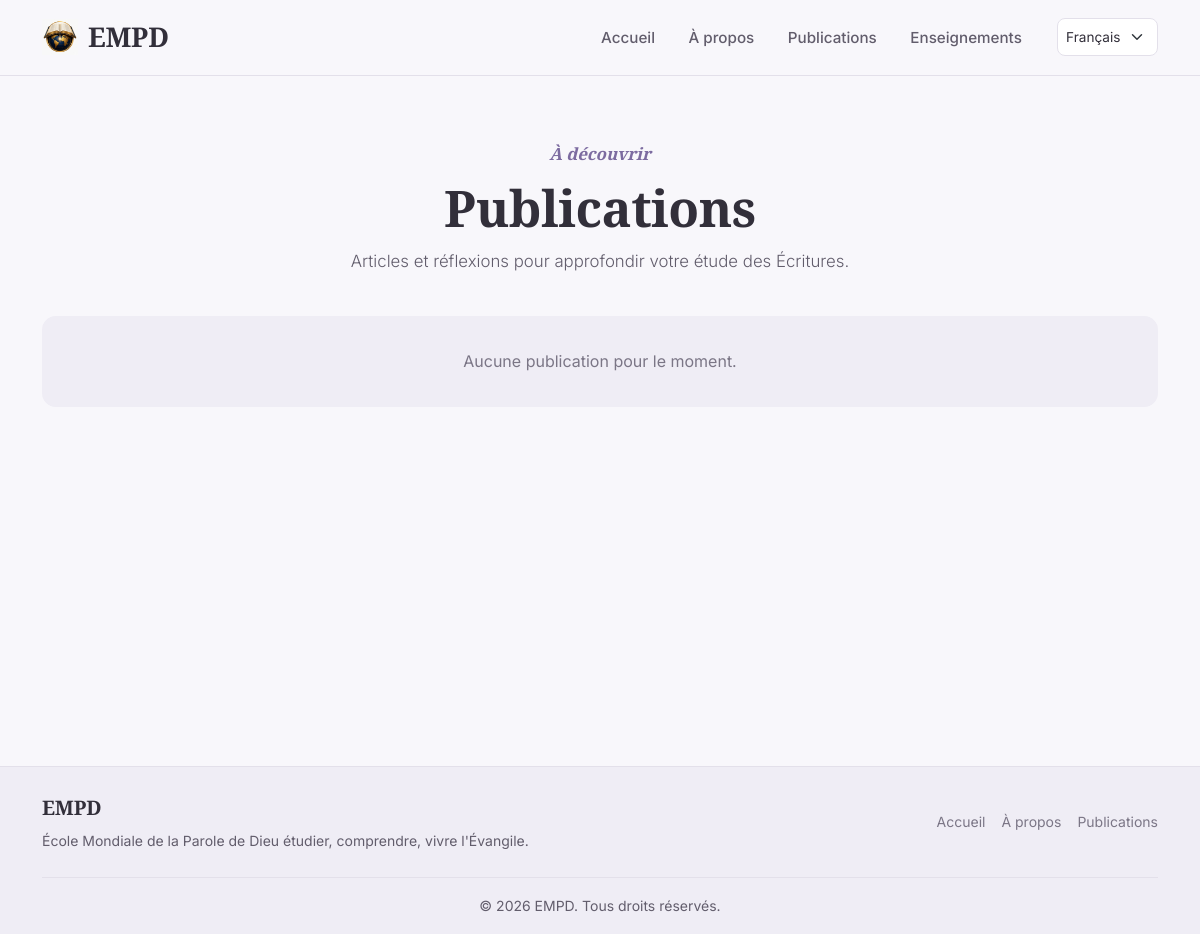
Before: /publications/ with the older database file.
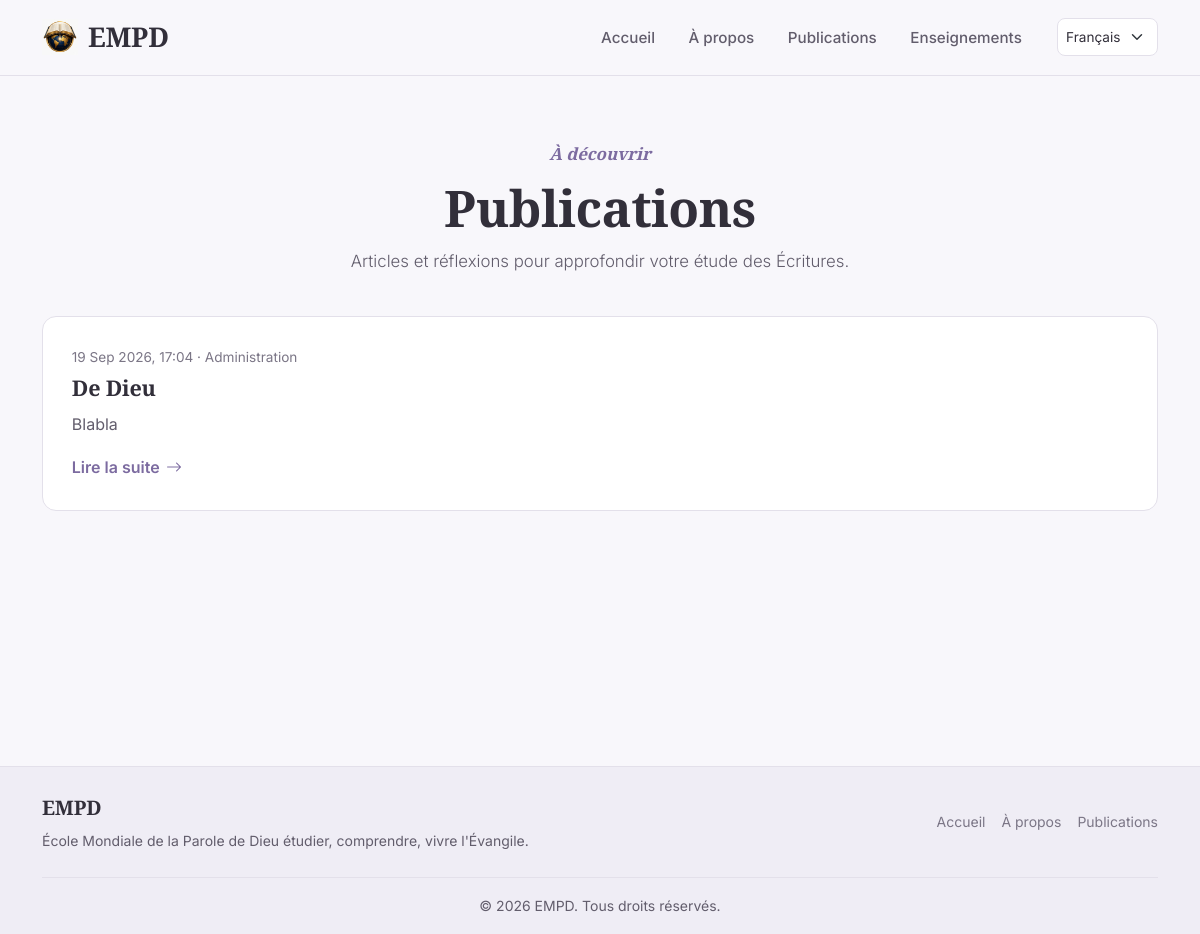
After: the same page with the newer database file.
### publications/models.py (models this page shows, shortened)
class Publication(models.Model):
    titre = models.CharField(max_length=200)
    auteur_nom = models.CharField(
        max_length=150, default="Administration", help_text="Nom affiché comme auteur de la publication."
    )
    contenu = models.TextField()
    image = models.ImageField(upload_to="publications/", blank=True, null=True)
    date_creation = models.DateTimeField(auto_now_add=True)
    date_modification = models.DateTimeField(auto_now=True)
    publiee = models.BooleanField(default=True)
    class Meta:
        ordering = ["-date_creation"]

### publications/views.py (the view)
# urls.py: path("", views.PublicationListView.as_view(), name="liste"),
class PublicationListView(ListView):
    model = Publication
    template_name = "publications/liste.html"
    context_object_name = "publications"
    paginate_by = 10
    def get_queryset(self):
        return Publication.objects.filter(publiee=True)

### templates/publications/liste.html (shortened to what this page needs)
{% extends "base.html" %}
{% load i18n %}
{% block content %}
<section class="section-empd">
    <div class="page-header">
        <span class="eyebrow">{% trans "À découvrir" %}</span>
        <h1>{% trans "Publications" %}</h1>
        <p class="lead">
        </p>
    </div>
    {% for pub in publications %}
        <article class="publication-row">
            <div class="publication-meta">
                {{ pub.date_creation|date:"d M Y, H:i" }}
                {% if pub.auteur_nom %} · {{ pub.auteur_nom }}{% endif %}
            </div>
            <h5>
                <a href="{% url 'publications:publication_detail' pub.pk %}">
                    {{ pub.titre }}
                </a>
            </h5>
            <p>{{ pub.contenu|truncatewords:35 }}</p>
            <a href="{% url 'publications:publication_detail' pub.pk %}" class="text-link">
                {% trans "Lire la suite" %}
                <i class="bi bi-arrow-right"></i>
            </a>
        </article>
    {% empty %}
        <div class="empty-state">
            {% trans "Aucune publication pour le moment." %}
        </div>
    {% endfor %}
</section>
{% endblock %}

### templates/base.html (shortened to what this page needs)
{% load i18n %}
{% load static %}
<!DOCTYPE html>
<html lang="{{ LANGUAGE_CODE }}">
<head>
    <link
        href="https://cdn.jsdelivr.net/npm/bootstrap@5.3.3/dist/css/bootstrap.min.css"
        rel="stylesheet"
    >
    <link
        href="https://cdn.jsdelivr.net/npm/bootstrap-icons@1.11.3/font/bootstrap-icons.css"
        rel="stylesheet"
    >
    <link
        href="{% static 'css/style.css' %}"
        rel="stylesheet"
    >
</head>
<body>
<nav class="navbar navbar-expand-lg navbar-empd">
    <div class="container">
        <a
            class="navbar-brand brand-font"
            href="{% url 'core:accueil' %}"
            aria-label="{% trans "EMPD - Accueil" %}"
        >
            <img src="{% static 'images/empd2.ico' %}" alt="" style="height: 36px; margin-right: 10px;" />
            EMPD
        </a>
        <div class="collapse navbar-collapse" id="navEmpd">
            <ul class="navbar-nav ms-auto align-items-lg-center">
                <li class="nav-item">
                    <a class="nav-link" href="{% url 'core:accueil' %}">{% trans "Accueil" %}</a>
                </li>
                <li class="nav-item">
                    <a class="nav-link" href="{% url 'core:a_propos' %}">{% trans "À propos" %}</a>
                </li>
                <li class="nav-item">
                    <a class="nav-link" href="{% url 'publications:liste' %}">{% trans "Publications" %}</a>
                </li>
                <li class="nav-item">
                    <a class="nav-link" href="{% url 'formations:liste' %}">{% trans "Enseignements" %}</a>
                </li>
                <li class="nav-item">
                    <form action="{% url 'set_language' %}" method="post" class="d-inline ms-lg-3 mt-2 mt-lg-0">
                        {% get_current_language as CURRENT_LANGUAGE %}
                        {% get_available_languages as LANGUAGES %}
                        <select name="language" class="form-select form-select-sm d-inline w-auto"
                                onchange="this.form.submit()">
                            {% for code, name in LANGUAGES %}
                                <option value="{{ code }}" {% if code == CURRENT_LANGUAGE %}selected{% endif %}>
                                    {{ name }}
                                </option>
                            {% endfor %}
                        </select>
                    </form>
                </li>
            </ul>
        </div>
    </div>
</nav>
<main class="container">
    {% block content %}
    {% endblock %}
</main>
<footer class="footer-empd">
    <div class="container">
        <div class="row align-items-center py-4">
            <div class="col-md-6 text-center text-md-start">
                <div class="brand-font fs-5">EMPD</div>
                <p class="small mt-1 mb-0">
                </p>
            </div>
            <div class="col-md-6 mt-3 mt-md-0">
                <div class="d-flex justify-content-center justify-content-md-end gap-3">
                    <a href="{% url 'core:accueil' %}" class="small text-koi-muted">{% trans "Accueil" %}</a>
                    <a href="{% url 'core:a_propos' %}" class="small text-koi-muted">{% trans "À propos" %}</a>
                    <a href="{% url 'publications:liste' %}" class="small text-koi-muted">{% trans "Publications" %}</a>
                </div>
            </div>
        </div>
        <div class="border-top border-koi py-3">
            {% now "Y" as current_year %}
            <p class="small text-center mb-0">
            </p>
        </div>
    </div>
</footer>
</body>
</html>

### static/css/style.css (style rules this page uses)
:root { --empd-ivoire: #f8f7fb; --empd-ivoire-soft: #ffffff; --empd-lin: #efedf5; --empd-encre: #322f3a; --empd-encre-douce: #625d6c; --empd-encre-pale: #7b7686; --empd-violet: #7c6ba0; --empd-violet-soft: #ebe6f4; --empd-rose: #c68a9c; --empd-rose-soft: #f6ebee; --empd-sauge: #7f9a7c; --empd-sauge-soft: #ecf2ee; --empd-border: #e3e0ea; --radius-sm: 8px; --radius-md: 14px; --radius-lg: 26px; --radius-arc: 50% 50% 12px 12px / 30% 30% 12px 12px; --transition: 0.25s ease; }
html { scroll-behavior: smooth; scroll-padding-top: 90px; -webkit-text-size-adjust: 100%; }
body { margin: 0; padding: 0; overflow-x: hidden; background-color: var(--empd-ivoire); color: var(--empd-encre); font-family: "Inter", "Segoe UI", Arial, sans-serif; font-size: 16px; line-height: 1.7; -webkit-font-smoothing: antialiased; text-rendering: optimizeLegibility; }
img, video { max-width: 100%; }
h1, h2, h3, h4, h5, h6, .brand-font, blockquote { font-family: "Cormorant Garamond", "Georgia", serif; color: var(--empd-encre); font-weight: 600; letter-spacing: -0.01em; overflow-wrap: break-word; }
h1 { font-size: clamp(2rem, 4.2vw, 3.4rem); line-height: 1.18; font-weight: 600; }
p { color: var(--empd-encre-douce); max-width: 62ch; overflow-wrap: break-word; }
a { color: var(--empd-encre); text-decoration: none; transition: color var(--transition); }
.section-heading h2, .section-heading p, .page-header h1, .page-header p, .support-card h2, .support-card p, .verse-section p, .final-verse p, .verse-section blockquote, .final-verse blockquote { margin-left: auto; margin-right: auto; }
.eyebrow { display: inline-block; margin-bottom: 0.6rem; color: var(--empd-violet); font-family: "Cormorant Garamond", serif; font-style: italic; font-size: 1.05rem; font-weight: 600; }
.navbar-empd { position: sticky; top: 0; z-index: 1030; background: rgba(248, 247, 251, 0.94); backdrop-filter: blur(10px); -webkit-backdrop-filter: blur(10px); border-bottom: 1px solid var(--empd-border); min-height: 76px; }
.navbar-empd .navbar-brand { display: inline-flex; align-items: center; color: var(--empd-encre) !important; font-family: "Cormorant Garamond", serif; font-size: 1.7rem !important; font-weight: 600; letter-spacing: -0.01em; transition: opacity var(--transition); }
.navbar-empd .navbar-nav { gap: 0.3rem; }
.navbar-empd .nav-link { position: relative; padding: 0.55rem 0.9rem !important; color: var(--empd-encre-douce) !important; font-size: 0.95rem; font-weight: 500; border-radius: var(--radius-sm); transition: color var(--transition), background-color var(--transition); }
.navbar-empd .form-select { min-height: 38px; border-color: var(--empd-border); font-size: 0.85rem; }
main.container { min-height: calc(100vh - 190px); }
.text-link { display: inline-flex; align-items: center; gap: 0.4rem; font-weight: 600; color: var(--empd-violet); }
.text-link i { transition: transform var(--transition); }
.section-empd { padding: 4rem 0; }
.publication-meta { color: var(--empd-encre-pale); font-size: 0.85rem; margin-bottom: 0.5rem; }
.publication-row { padding: 1.8rem; margin-bottom: 1.4rem; background-color: var(--empd-ivoire-soft); border: 1px solid var(--empd-border); border-radius: var(--radius-md); }
.publication-row .publication-meta { margin-bottom: 0.4rem; }
.publication-row h5 { font-family: "Cormorant Garamond", serif; font-size: 1.35rem; font-weight: 600; margin-bottom: 0.6rem; }
.page-header { max-width: 42rem; margin: 0 auto 2.5rem; text-align: center; }
.page-header h1 { margin-bottom: 0.6rem; }
.page-header .lead { color: var(--empd-encre-douce); font-size: 1.05rem; }
.form-control, .form-select { min-height: 46px; border: 1px solid var(--empd-border); border-radius: var(--radius-sm); color: var(--empd-encre); background-color: var(--empd-ivoire-soft); transition: border-color var(--transition), box-shadow var(--transition); }
.footer-empd { margin-top: 5rem; background-color: var(--empd-lin); color: var(--empd-encre-douce); border-top: 1px solid var(--empd-border); }
.footer-empd .brand-font { color: var(--empd-encre); }
.footer-empd p { color: var(--empd-encre-douce); max-width: none; }
.footer-empd .border-koi { border-color: var(--empd-border) !important; }
.text-koi-muted { color: var(--empd-encre-pale) !important; }

Changed rows visible on the page:
added Publication: date_creation "19 Sep 2026, 17:04", auteur_nom "Administration", titre "De Dieu", contenu "Blabla"
Other visible differences:
text no longer shown: "Aucune publication pour le moment."
